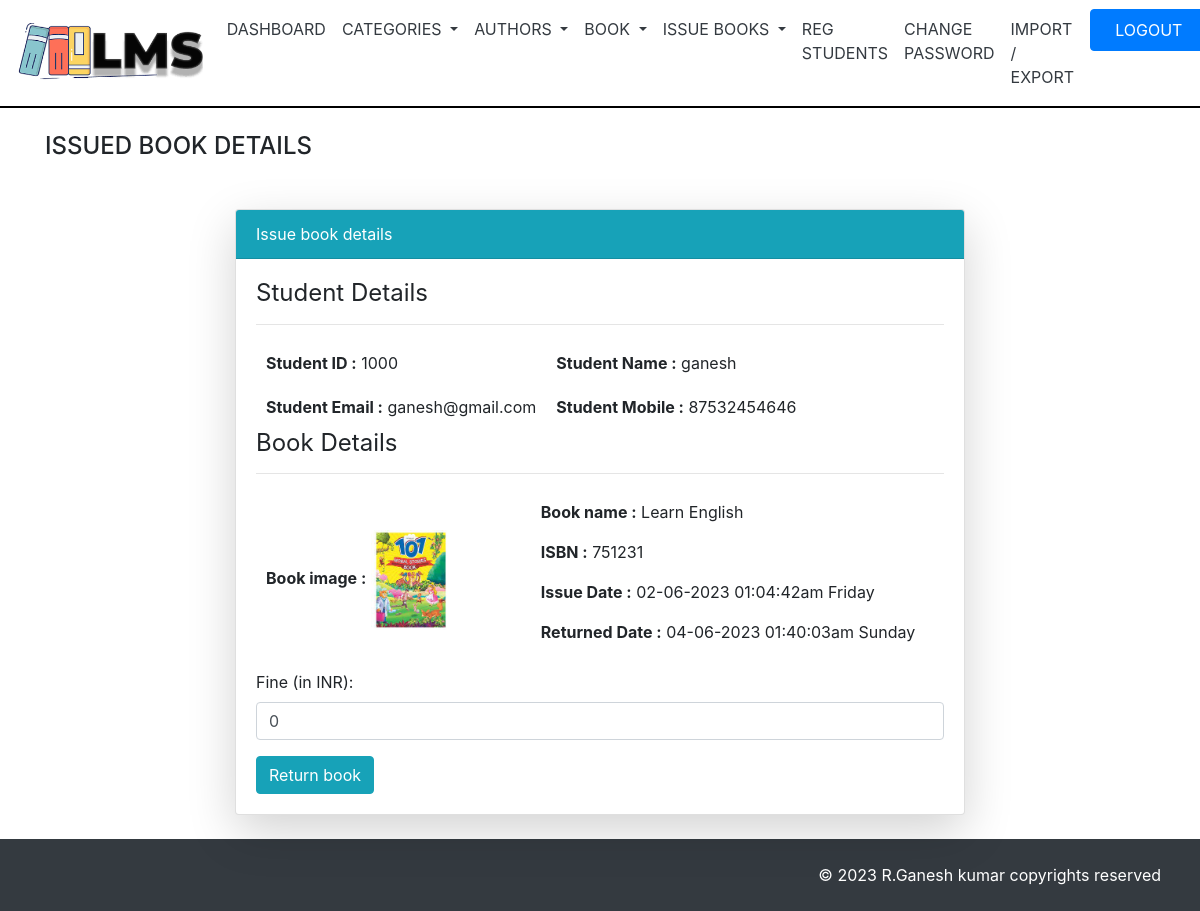
Screenshot of /admin/edit_status.php?user_id=1000&&book_id=7 (signed in) with the database file from the repository.
### tables this page shows
CREATE TABLE `user` (
  `id` int(11) NOT NULL,
  `name` varchar(50) NOT NULL,
  `mobile` varchar(50) NOT NULL,
  `email` varchar(50) NOT NULL,
  `password` varchar(50) NOT NULL,
  `reg_time` timestamp NOT NULL DEFAULT current_timestamp() ON UPDATE current_timestamp()
);

CREATE TABLE `book` (
  `id` int(11) NOT NULL,
  `name` varchar(30) NOT NULL,
  `category_id` varchar(30) NOT NULL,
  `author_id` varchar(30) NOT NULL,
  `isbn` varchar(30) NOT NULL,
  `price` varchar(30) NOT NULL,
  `myimage` varchar(30) NOT NULL,
  `create_time` varchar(50) NOT NULL,
  `update_time` varchar(50) NOT NULL
);

CREATE TABLE `issue_book` (
  `id` int(11) NOT NULL,
  `user_id` int(11) NOT NULL,
  `book_id` int(11) NOT NULL,
  `issue_date` varchar(30) NOT NULL,
  `returned_date` varchar(30) NOT NULL DEFAULT 'Not returned yet',
  `fine` int(11) NOT NULL DEFAULT 0
);

### admin/edit_status.php (the view, shortened to what this page needs)
<!DOCTYPE html>
<html lang="en">
<head>
    <link rel="stylesheet" href="https://cdn.jsdelivr.net/npm/bootstrap@4.6.2/dist/css/bootstrap.min.css">
</head>
<body>
<?php
include('aheader.php');
?>
<div class="container">
<h4 class="my-4">ISSUED BOOK DETAILS</h4>
<div class="row">
<div class="col-md-8 offset-md-2">
<?php
include('db.php');
$bid=$_GET["book_id"];
$sql3="select * from book where id=$bid";
$result3=mysqli_query($con,$sql3);
$row12=mysqli_fetch_assoc($result3);
$uid=$_GET["user_id"];
$sql4="select * from user where id=$uid";
$result4=mysqli_query($con,$sql4);
$row13=mysqli_fetch_assoc($result4);
$sql5="select * from issue_book where user_id=$uid and book_id=$bid";
$result5=mysqli_query($con,$sql5);
$row14=mysqli_fetch_assoc($result5);
?>
<div class="card shadow-lg my-4">
<div class="card-header bg-info text-white">Issue book details</div>
<div class="card-body">
<h4 class="font-weight-normal">Student Details</h4><hr>
<table>
<tr>
    <td><b>Student ID :</b> <?=$row13["id"]?></td>
    <td><b>Student Name :</b> <?=$row13["name"]?></td>
</tr>
<tr>
    <td><b>Student Email :</b> <?=$row13["email"]?></td>
    <td><b>Student Mobile :</b> <?=$row13["mobile"]?></td>
</tr>
</table>
<h4 class="font-weight-normal">Book Details</h4><hr>
<table>
<tr>
    <td>
    <b>Book image :</b> <img src='<?=$row12["myimage"]?>' height="100" width="80">
</td>
<td>
    <p><b>Book name :</b> <?=$row12["name"]?></p>
    <p><b>ISBN :</b> <?=$row12["isbn"]?></p>
    <p><b>Issue Date :</b> <?=$row14["issue_date"]?></p>
    <p><b>Returned Date :</b> <?=$row14["returned_date"]?></p>
   </td>
</tr>
</table>
<form action="" method="post">
  <div class="form-group">
    <label for="amt">Fine (in INR):</label>
    <input type="number" class="form-control" placeholder="Enter fine amount" value="<?=$row14['fine']?>" name="amount" id="amt" required>
  </div>
  <button type="submit" class="btn btn-info" name="return_book">Return book</button>
</form>
</div>
</div>
</div>
</div>
</div>
<div class="container-fluid">
<div class="row bg-dark p-4 text-white text-right">
<div class="col">
&copy; <?php echo date('Y'); ?> R.Ganesh kumar copyrights reserved
</div>
</div>
</div>
</body>
</html>

### admin/edit_status.php (style rules this page uses)
td { padding:10px; }
table td p { margin-left:70px; }

### rows the page displays
user: id "1000", name "ganesh", email "ganesh@gmail.com", mobile "87532454646"
book: myimage (picture), name "Learn English", isbn "751231"
issue_book: issue_date "02-06-2023 01:04:42am Friday", returned_date "04-06-2023 01:40:03am Sunday", amount "0"
